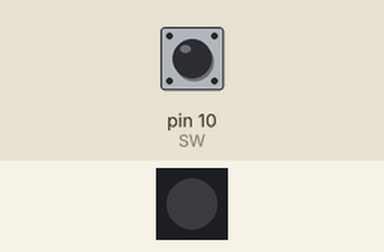
A sketch run on a simulated Arduino Uno, built with avr-gcc and run on an emulated ATmega328P. On the bench: 1 RGB LEDs in strip order, left to right. The test bench sets the inputs (shaded band); at power-on: pin 10 (SW) HIGH. Dim RGB values are drawn brighter than linear.

Above: at 1.2 s.
1.3 s: pin 10 (SW) pulled LOW for 3.2 s
At 1.6 s:
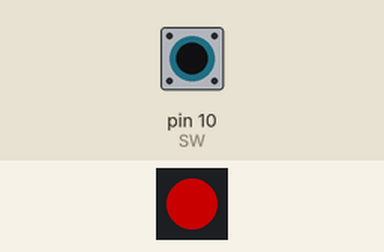
6.8 s: pin 10 (SW) pulled LOW for 0.15 s
At 7.6 s:
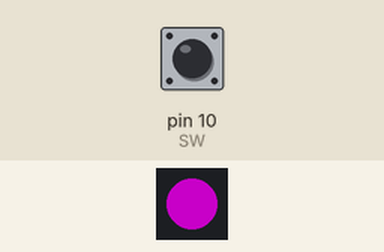
9.3 s: pin 10 (SW) pulled LOW for 1 s
At 10.1 s:
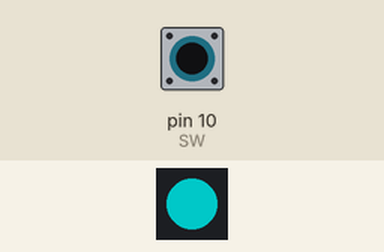
11.8 s: pin 10 (SW) pulled LOW for 0.15 s
At 12.6 s:
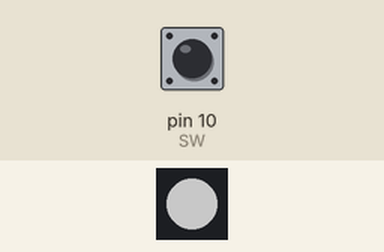
Timing chart, 0 to 14.8 s (numbered marks = the images above; inputs shaded):
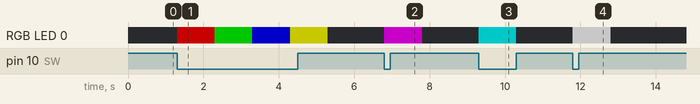

The sketch:

Blink_neopixel_and_button_very_short.ino
```cpp
#include <Adafruit_NeoPixel.h>
#define LED 11 // LED Pin
Adafruit_NeoPixel pixels = Adafruit_NeoPixel(1, LED, NEO_GRB + NEO_KHZ800);

const int SW = 10; // Button Pin
int led = 0; // LED의 상태를 저장해주는 변수

// RGB 값이 저장되어 있는 2차원 배열(빨강, 파랑, 초록, 노랑, 보라, 하늘, 하양)
int RGB[7][3] = {{100,0,0}, {0,100,0}, {0,0,100}, {100,100,0}, {100,0,100}, {0,100,100}, {100,100,100}};

void setup() {
  pixels.begin();
  pixels.show();
  pinMode(SW, INPUT);
}

void loop() {
  // 버튼을 누르고 있을 때 Led를 켬
  if (digitalRead(SW) == LOW) {
    // 배열을 사용함으로써 코드를 엄청 짧게 만들수 있음
    pixels.setPixelColor(0, RGB[led%7][0], RGB[led%7][1], RGB[led%7][2]);
    pixels.show();
    delay(1000); // 1초 주기
    led += 1;
  }
  // 버튼을 누르지 않았을 때는 정전 상태
  pixels.setPixelColor(0, 0, 0, 0);
  pixels.show();
}
```

Measured:
- after the input at 1.3 s, RGB LED 0: off → RGB(100, 0, 0) at once, → RGB(0, 100, 0) 1.0 s later, → RGB(0, 0, 100) 1.0 s later, → RGB(100, 100, 0) 1.0 s later, … (5 changes in this stretch)
- after the input at 6.8 s, RGB LED 0: off → RGB(100, 0, 100) at once, → off 1.0 s later
- after the input at 9.3 s, RGB LED 0: off → RGB(0, 100, 100) at once, → off 1.0 s later
- after the input at 11.8 s, RGB LED 0: off → RGB(100, 100, 100) at once, → off 1.0 s later
